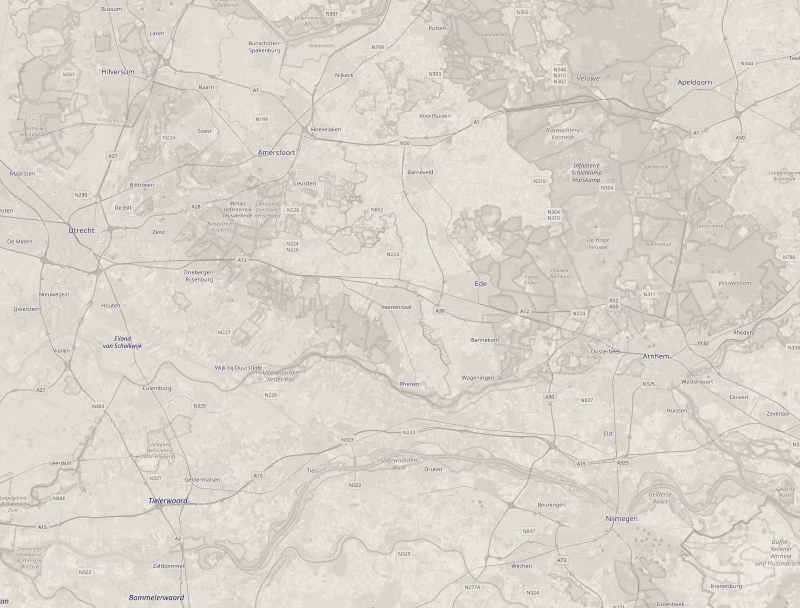
#> input picture pipeline/cache/map_52.029_5.559_11.webp, 1600 x 1216 px (shown at 1/2 size)
$ python -i scrape.py   (imports and definitions only)
#> lines starting #> are read from the running program, lines starting #| are printed output that depends on the picture
#!/usr/bin/env python3
"""Stap 1: lees een site parallel en schrijf facts.json (teksten, foto's, kleuren, contact)."""
import sys,re,json,html,os,concurrent.futures as cf,urllib.request,urllib.parse,collections,io
from PIL import Image
UA={'User-Agent':'Mozilla/5.0 (Windows NT 10.0; Win64; x64) Chrome/124 Safari/537.36'}
def get(u,t=20,html_only=False):
    try:
        r=urllib.request.urlopen(urllib.request.Request(u,headers=UA),timeout=t)
        if html_only and 'html' not in (r.headers.get('content-type') or ''): return b'',u
        return r.read(),r.geturl()
    except Exception as e: return b'',u
def text(h):
    h=re.sub(r'<(script|style|noscript|svg|nav|header|footer)[^>]*>.*?</\1>','',h,flags=re.S|re.I)
    t=html.unescape(re.sub(r'<[^>]+>','\n',h));t=re.sub(r'[ \t\xa0]+',' ',t);return re.sub(r'\n\s*\n+','\n',t).strip()
# [1 line not run here, left out]
b,final=get(base);home=b.decode('utf8','ignore');root=urllib.parse.urlsplit(final).netloc
links=[]
# [5 lines not run here, left out]
links=links[:14]
pages={final:home}
# [3 lines not run here, left out]
# ---------- logo-kandidaten (punt 2) ----------
dom_tokens=[t for t in re.split(r'[^a-z]+',root.lower().replace('www.','').split('.')[0]) if len(t)>2]
logo_c={}
def add_logo(u,score):
    u=urllib.parse.urljoin(final,html.unescape(u.split(' ')[0]))
    logo_c[u]=max(logo_c.get(u,0),score)
header=re.search(r'<header.*?</header>',home,re.S|re.I);hdr=header.group(0) if header else home[:15000]
# [10 lines not run here, left out]

# ---------- foto's: grootste variant per bestand ----------
imgs={}
# [13 lines not run here, left out]
def dl(a):
    bb,_=get(a)
    try:
        im=Image.open(io.BytesIO(bb));im.load();return a,im,bb
    except Exception: return a,None,None
def dhash(im,n=8):
    g=im.convert('L').resize((n+1,n),Image.LANCZOS);px=list(g.getdata())
    return sum(1<<i for i in range(n*n) if px[(i//n)*(n+1)+i%n]>px[(i//n)*(n+1)+i%n+1])
def is_photo(im):
    """echte foto: groot genoeg, niet bijna transparant, genoeg kleurvariatie, geen icoon/banner"""
    w,h=im.size
    if w*h<400*300 or w/h>3.2 or h/w>2.2: return 'te klein/vorm'
    if im.mode in('RGBA','LA','P'):
        al=im.convert('RGBA').getchannel('A');
        if sum(1 for v in al.resize((40,40)).getdata() if v<200)>320: return 'transparant'
    sm=im.convert('RGB').resize((64,64));cols=len(set(sm.getdata()))
    if cols<900: return 'vlak/grafisch'
    return None
photos=[];logos=[];rejected=collections.Counter();hashes=[]
# [13 lines not run here, left out]
seen=set()
# [8 lines not run here, left out]
photos=photos[:40]
# [3 lines not run here, left out]
# kleuren uit css
css=''
# [4 lines not run here, left out]
cnt=collections.Counter(h.lower() for h in re.findall(r'#([0-9a-fA-F]{6})\b',css))
def sat(h):
    r,g,b=[int(h[i:i+2],16) for i in (0,2,4)];mx,mn=max(r,g,b),min(r,g,b);return (mx-mn)/(mx or 1)
colors=[('#'+h,n) for h,n in cnt.most_common(40) if sat(h)>.35][:8]
alltext=text(home)
def cfdec(e):
    k=int(e[:2],16);return ''.join(chr(int(e[i:i+2],16)^k) for i in range(2,len(e),2))
alljs=' '.join(pages.values())
emails=sorted(set(re.findall(r'[\w.+-]+@[\w-]+\.[a-z]{2,6}',alljs+' '+' '.join(cfdec(x) for x in re.findall(r'data-cfemail="([0-9a-f]+)"',alljs)))))[:5]
ptext={u:text(h) for u,h in pages.items()}
lc=collections.Counter(l.strip() for t in ptext.values() for l in set(t.splitlines()) if l.strip())
boiler={l for l,n in lc.items() if n>=max(3,len(ptext)*.5)}
ptext={u:'\n'.join(l for l in t.splitlines() if l.strip() and l.strip() not in boiler)[:3500] for u,t in ptext.items()}
facts={'url':final,'pages':ptext,'boilerplate':sorted(boiler)[:60],'title':re.search(r'<title>(.*?)</title>',home,re.S).group(1).strip() if '<title>' in home else '',
 'phones':sorted(set(re.findall(r'(?:\+31|0)[\d \-]{8,13}\d',' '.join(text(h) for h in pages.values()))))[:6],
 'emails':emails,
 'colors':colors,'logos':logos[:6],'photos':photos[:40]}
# [2 lines not run here, left out]
# logokleuren: alleen zichtbare pixels (alpha>200), nooit de transparante achtergrond
def logo_colors(fn):
    im=Image.open(fn).convert('RGBA');cnt=collections.Counter()
    for r,g,b,a in im.getdata():
        if a>200: cnt[(r//12*12,g//12*12,b//12*12)]+=1
    tot=sum(cnt.values()) or 1;out=[]
    for c,n in cnt.most_common(12):
        hx='#%02x%02x%02x'%c
        if n/tot>.03 and not any(sum(abs(int(hx[i:i+2],16)-int(o[0][i:i+2],16)) for i in (1,3,5))<60 for o in out): out.append((hx,round(n/tot,2)))
    return out[:5]
# [1 line not run here, left out]
# contactvel voor het beeldmodel (labels = foto-id)
from PIL import ImageDraw
S=220;Wc=6;rows=(len(photos)+Wc-1)//Wc or 1
sheet=Image.new('RGB',(Wc*S,rows*(S+18)),'white');d=ImageDraw.Draw(sheet)
#> sheet: PIL image 1320x238 RGB; every value is 255
# [8 lines not run here, left out]

>>> from PIL import Image
>>> picture = Image.open('cache/map_52.029_5.559_11.webp')
#> picture is the input picture: PIL image 1600x1216 RGB; mean R, G, B 217.3, 212.7, 205.3
>>> result = is_photo(picture)
#> in is_photo, `sm = im.convert('RGB').resize((64, 64))`:
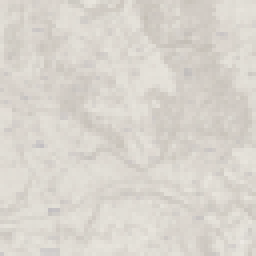
#> sm: PIL image 64x64 RGB (shown 4 times larger); mean R, G, B 217.3, 212.7, 205.3
#> in is_photo, `cols = len(set(sm.getdata()))`: cols = 432
#> result = 'vlak/grafisch'
